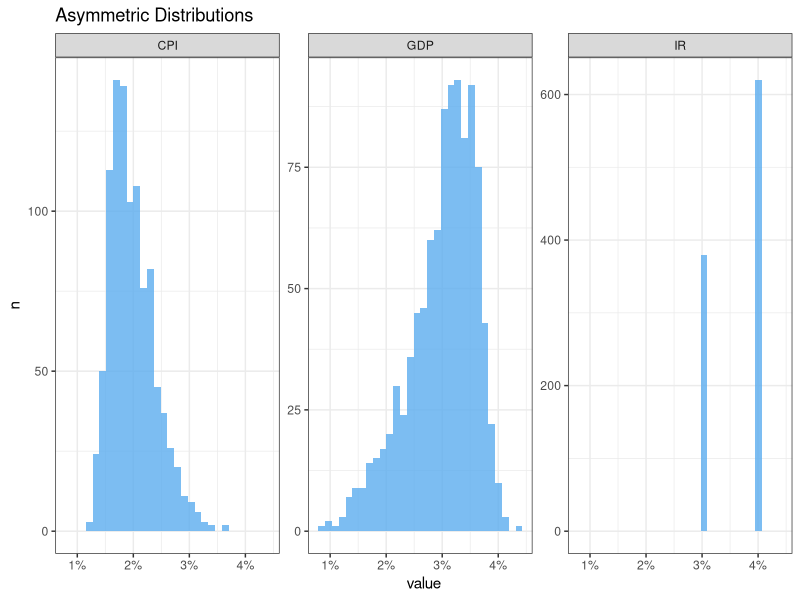
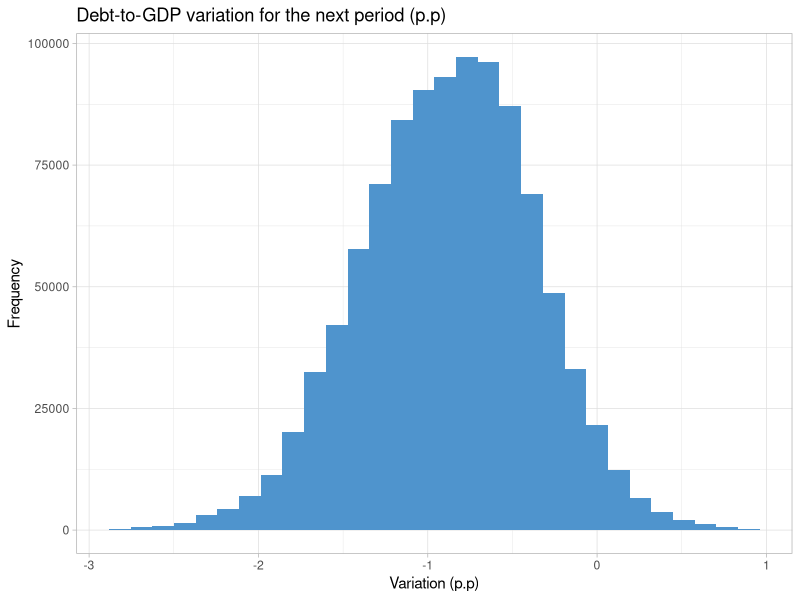

Reproduce these figures in R, in order.
## ---- chunk 1
#| include: false
Sys.setlocale("LC_TIME", "English")
## ---- chunk 2
#| warning: false
library(tidyverse)
library(sn)

set.seed(123)

sn_parameters <- map(
  .x = list(
    "CPI" = c(mean = 2.0, s.d. = 0.4, gamma = 0.8),
    "GDP" = c(mean = 3.0, s.d. = 0.6, gamma = -0.8)
  ),
  .f = cp2dp, family = 'sn'
)
# Number of simulations
n_sim <- 1000

variables_sim <- tibble(
  CPI  = rsn(n_sim, dp = sn_parameters[['CPI']]),
  GDP  = rsn(n_sim, dp = sn_parameters[['GDP']]),
  IR   = sample(
    c(3.0, 4.0),  
    n_sim, 
    prob = c(0.40, 0.60), 
    replace = TRUE
  )
)
## ---- chunk 3
#| warning: false
variables_sim |> 
  rowid_to_column(var = 'n') |> 
  pivot_longer(-n, names_to = 'var', values_to = 'value') |> 
  ggplot(aes(x = value)) +
  geom_histogram(fill = "steelblue2", alpha = 0.8) +
  theme_bw() +
  scale_x_continuous(labels = function(x) paste0(x, '%')) +
  facet_wrap(~ var, scales = 'free_y') +
  labs(
    title = 'Asymmetric Distributions',
    x = "value",
    y = "n"
  )
## ---- chunk 4
#| warning: false
#| echo: false
#| eval: true
# Set eval: true if you don't have enough memory to run this exercise using the full sample
set.seed(1) 

variables_sim <- variables_sim |> 
  slice_sample(prop = 0.1)
## ---- chunk 5
#| cache: true
#| message: false
#| warning: false
scenarios_sim <- cross3(
  .x = variables_sim$CPI,
  .y = variables_sim$GDP,
  .z = variables_sim$IR
)
## ---- chunk 6
#| cache: true
debt2gdp_sim <- map_dbl(
  .x = scenarios_sim, 
  .f = function(x){
    x <- unlist(x)
    CPI  <- x[1]
    GDP  <- x[2]
    IR   <- x[3]
    r    <- IR - CPI
    b0   <- 60.0
    b1   <- (r - GDP) * (b0 / 100)
  }
)

summary(debt2gdp_sim)
## ---- chunk 7
#| warning: false
#| message: false
tibble(b1 = debt2gdp_sim) |> 
  ggplot(aes(x = b1)) +
  geom_histogram(fill = "steelblue3") +
  labs(
    title = "Debt-to-GDP variation for the next period (p.p)",
    y = "Frequency", 
    x = "Variation (p.p)"
  ) +
  theme(
    axis.text = element_text(size = 12),
    title = element_text(size = 12)
  ) +
  theme_light()
